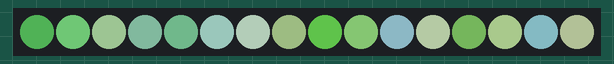
A sketch run on a simulated Arduino Uno, built with avr-gcc and run on an emulated ATmega328P. Parts: 16 RGB LEDs in strip order, left to right. Dim RGB values are drawn brighter than linear; the local clock reads 2024-03-15 10:24:30 at power-on unless the sketch sets it; random numbers use the default seed unless the sketch sets one.

Above: at 2.1 s.
At 3.8 s:
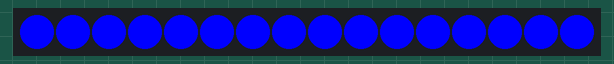
At 8.0 s:
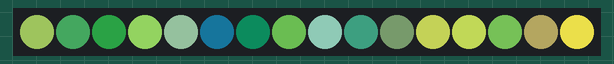
At 12.0 s:
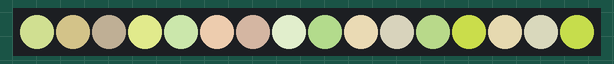
At 15.9 s:
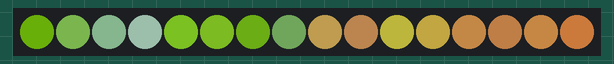
At 35.5 s:
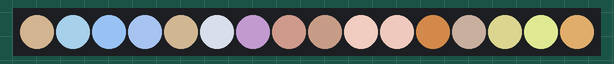

Measured:
- what the display in image 0 shows lasts 1.7 s, from 2.0 s to 3.7 s
- what the display in image 1 shows lasts 2.0 s, from 3.7 s to 5.7 s
- what the display in image 2 shows lasts 2.3 s, from 8.0 s to 10.3 s
- what the display in image 3 shows lasts 1.5 s, from 12.0 s to 13.5 s
- what the display in image 4 shows lasts 1.9 s, from 15.8 s to 17.7 s
- what the display in image 5 shows lasts 2.9 s, from 35.5 s to 38.4 s

The sketch:

WSmatrix44ok.ino
```cpp
#include <Wire.h>
#include <Time.h>
#include <DS1307RTC.h>
#include <Adafruit_NeoPixel.h>
#include "images.h"

#define PIX 16
#define MAXB 255
#define MINB 35

Adafruit_NeoPixel pixels =
  Adafruit_NeoPixel(PIX, 9, NEO_GRB + NEO_KHZ800);

typedef void (*fonction) (int t);

void HSVtoRGB(int  *r, int *g,int *b, int h, int s, int v) {
  int c;
  long l, m, n;

  // saturation zéro, pas de couleur
  if(s == 0) {
    *r = *g = *b = v;
    return;
  }

  // chroma
  c = ((h%60)*255)/60;
  h /= 60;

  // intermédiaire
  l = (v*(256-s))/256;
  m = (v*(256-(s*c)/256))/256;
  n = (v*(256-(s*(256-c))/256))/256;

  // choix dominante
  switch(h) {
    case 0:
      *r = v;
      *g = n;
      *b = l;
      break;
    case 1:
      *r = m;
      *g = v;
      *b = l;
      break;
    case 2:
      *r = l;
      *g = v;
      *b = n;
      break;
    case 3:
      *r = l;
      *g = m;
      *b = v;
      break;
    case 4:
      *r = n;
      *g = l;
      *b = v;
      break;
    default:
      *r = v;
      *g = l;
      *b = m;
      break;
  }
}

const unsigned char simple[48] PROGMEM  = {
  255,255,255,  255,255,255,  255,255,255,  255,255,255,
    0,  0,255,    0,  0,255,    0,  0,255,    0,  0,255,
    0,255,  0,    0,255,  0,    0,255,  0,    0,255,  0,
    0,255,  0,    0,255,  0,    0,255,  0,    0,255,  0
};

void arcenciel(int tempo) {
  int r,g,b;
  for(int i=0; i<360; i++) {
    HSVtoRGB( &r, &g, &b, i, 255, 255);
    for(int j=0; j<PIX; j++) {
      pixels.setPixelColor(j, pixels.Color(r,g,b));
    }
    pixels.show();
    delay(tempo);
  }
}

void marcenciel(int tempo) {
  int r,g,b;
  int debut = random(0,360);
  int fin = random(debut,360);
  for(int i=debut; i<fin; i++) {
    HSVtoRGB( &r, &g, &b, i, 255, 255);
    for(int j=0; j<PIX; j++) {
      pixels.setPixelColor(j, pixels.Color(r,g,b));
    }
    pixels.show();
    delay(tempo);
  }
}

void gmotif(int tempo) {
  int r,g,b;
  int idx=random(0,NBRIMG)*48;

  for(int j=0; j<PIX; j++) {
    r =  pgm_read_byte_near(images + (j*3)+idx+0);
    g =  pgm_read_byte_near(images + (j*3)+idx+1);
    b =  pgm_read_byte_near(images + (j*3)+idx+2);
    pixels.setPixelColor(j, r, g, b);
  }
  pixels.show();
  delay(tempo*100);
}

void fondu_out(int tempo) {
  for(int i=MAXB; i>MINB; i--) {
    pixels.setBrightness(i);
    pixels.show();
    delay(tempo*2);
  }
  pixels.setBrightness(MAXB);
  pixels.show();
}

void fondu_in(int tempo) {
  for(int i=MINB; i<MAXB; i++) {
    pixels.setBrightness(i);
    pixels.show();
    delay(tempo*2);
  }
  pixels.setBrightness(MAXB);
  pixels.show();
}

void pmotif(int tempo) {
  int r,g,b;
  for(int j=0; j<PIX; j++) {
    r =  pgm_read_byte_near(simple + (j*3)+0);
    g =  pgm_read_byte_near(simple + (j*3)+1);
    b =  pgm_read_byte_near(simple + (j*3)+2);
    pixels.setPixelColor(j, r, g, b);
  }
  pixels.show();
  delay(tempo*100);
}

void couleur(int tempo) {
  int r,g,b;
  HSVtoRGB( &r, &g, &b, random(0,360), 255, 255);
  for(int j=0; j<PIX; j++) {
    pixels.setPixelColor(j, pixels.Color(r,g,b));
  }
  pixels.show();
  delay(tempo*100);
}

void RTCerror(int err) {
  int r = 255;
  int g = 0;
  if(err!=0) g=100;
  while(1) {
    for(int j=0; j<PIX; j++) {
      pixels.setPixelColor(j, pixels.Color(r,g,0));
    }
    pixels.show();
    delay(75);
    pixels.clear();
    pixels.show();
    delay(75);
  }
}

void setup() {
  pixels.begin();
  pixels.clear();
  pixels.setBrightness(MAXB);
  pixels.show();
  randomSeed(analogRead(0));
  delay(2000);
}

void loop() {
  fonction ftable[] = {gmotif, gmotif, gmotif, couleur, fondu_out, fondu_in, marcenciel};
  tmElements_t tm;
  if (RTC.read(tm)) {
    // RTC ok, on test la plage horaire
    if(tm.Hour < 17 && tm.Hour > 8) {
      ftable[random(0,sizeof(ftable)/sizeof(ftable[0]))](random(1,30));
    } else {
      pixels.clear();
      pixels.show();
      delay(5000);
    }
  } else {
    if (RTC.chipPresent()) {
      // mauvaise date
      RTCerror(1);
    } else {
      // RTC introuvable
      RTCerror(0);
    }
  }
}
```

Source omitted: images.h (data table, 7106 bytes)
